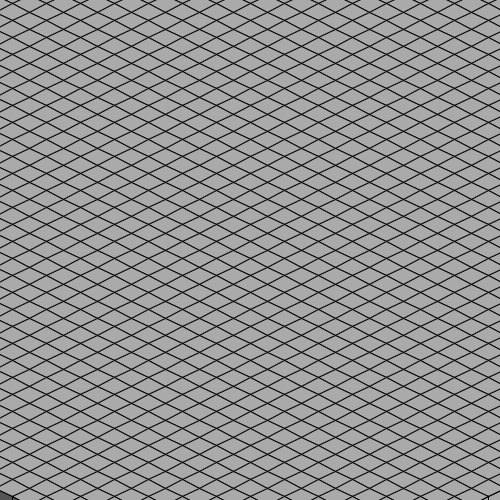
Frame 1 (no input)
Frame 60 (the mouse pressed at the canvas centre just before this capture): identical to frame 1, image omitted
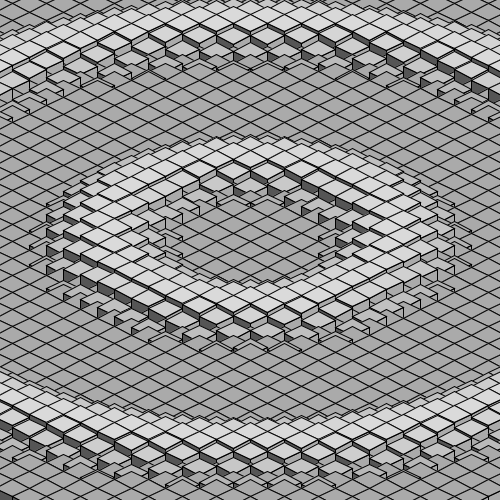
Frame 120 (the mouse held since frame 60 and released just before this capture)

The Processing sketch that drew these frames (run headless with seeded random() and noise(); from frame 60 on, the mouse is pressed at the canvas centre):

// Processing sketch: processing_27456
// ── processing_27456.pde

/*
Modified by Alastair Gray. (Original by Jared "BlueThen" C,  'Wavy'.)
*/


float a;

void setup()
{

  size(500,500);
  colorMode(RGB, 6);


  stroke(0);

  frameRate(30);
}
void draw()
{
  
  a -= 0.08;

  background(6);

  for (int x = -22; x < 22; x++) {
   for (int z = -22; z < 22; z++) {
    
     if (mousePressed == true){
    int y = int(24 * cos(0.55 * distance(x,z,0,0) + a));
     
     
    float xm = x*17 -8.5;
    float xt = x*17 +8.5;
    float zm = z*17 -8.5;
    float zt = z*17 +8.5;
    
    int halfw = (int)width/2;
    int halfh = (int)height/2;
     

    int isox1 = int(xm - zm + halfw);
    int isoy1 = int((xm + zm) * 0.5 + halfh);
    int isox2 = int(xm - zt + halfw);
    int isoy2 = int((xm + zt) * 0.5 + halfh);
    int isox3 = int(xt - zt + halfw);
    int isoy3 = int((xt + zt) * 0.5 + halfh);
    int isox4 = int(xt - zm + halfw);
    int isoy4 = int((xt + zm) * 0.5 + halfh);

    fill (2);
    quad(isox2, isoy2-y, isox3, isoy3-y, isox3, isoy3+40, isox2, isoy2+40);
    fill (4);
    quad(isox3, isoy3-y, isox4, isoy4-y, isox4, isoy4+40, isox3, isoy3+40);
     

    fill(4 + y * 0.05);
    quad(isox1, isoy1-y, isox2, isoy2-y, isox3, isoy3-y, isox4, isoy4-y);
     }
         int y = int(0 * cos(0.55 * distance(x,z,0,0) + a));
     
     
    float xm = x*17 -8.5;
    float xt = x*17 +8.5;
    float zm = z*17 -8.5;
    float zt = z*17 +8.5;
    
    int halfw = (int)width/2;
    int halfh = (int)height/2;
     

    int isox1 = int(xm - zm + halfw);
    int isoy1 = int((xm + zm) * 0.5 + halfh);
    int isox2 = int(xm - zt + halfw);
    int isoy2 = int((xm + zt) * 0.5 + halfh);
    int isox3 = int(xt - zt + halfw);
    int isoy3 = int((xt + zt) * 0.5 + halfh);
    int isox4 = int(xt - zm + halfw);
    int isoy4 = int((xt + zm) * 0.5 + halfh);

    fill (2);
    quad(isox2, isoy2-y, isox3, isoy3-y, isox3, isoy3+40, isox2, isoy2+40);
    fill (4);
    quad(isox3, isoy3-y, isox4, isoy4-y, isox4, isoy4+40, isox3, isoy3+40);
     

    fill(4 + y * 0.05);
    quad(isox1, isoy1-y, isox2, isoy2-y, isox3, isoy3-y, isox4, isoy4-y);
   }
    
   }
  }


float distance(float x,float y,float cx,float cy) {
  return sqrt(sq(cx - x) + sq(cy - y));
}
